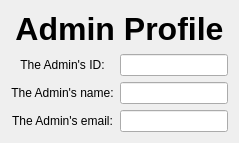
      <widget class="QWidget" name="AdminProfile">
       <layout class="QGridLayout" name="gridLayout_9">
        <item row="3" column="1">
         <widget class="QLineEdit" name="lineEdit_Email_2">
          <property name="styleSheet">
           <string notr="true">font: 15pt &quot;Rockwell&quot;</string>
          </property>
          <property name="alignment">
           <set>Qt::AlignCenter</set>
          </property>
          <property name="readOnly">
           <bool>true</bool>
          </property>
         </widget>
        </item>
        <item row="1" column="1">
         <widget class="QLineEdit" name="lineEdit_IDNumber_2">
          <property name="styleSheet">
           <string notr="true">font: 15pt &quot;Rockwell&quot;</string>
          </property>
          <property name="alignment">
           <set>Qt::AlignCenter</set>
          </property>
          <property name="readOnly">
           <bool>true</bool>
          </property>
         </widget>
        </item>
        <item row="3" column="0">
         <widget class="QLabel" name="label_30">
          <property name="styleSheet">
           <string notr="true">font:12pt &quot;Rockwell&quot;</string>
          </property>
          <property name="text">
           <string>The Admin's email:</string>
          </property>
          <property name="alignment">
           <set>Qt::AlignCenter</set>
          </property>
         </widget>
        </item>
        <item row="2" column="1">
         <widget class="QLineEdit" name="lineEdit_Name_2">
          <property name="styleSheet">
           <string notr="true">font: 15pt &quot;Rockwell&quot;</string>
          </property>
          <property name="alignment">
           <set>Qt::AlignCenter</set>
          </property>
          <property name="readOnly">
           <bool>true</bool>
          </property>
         </widget>
        </item>
        <item row="2" column="0">
         <widget class="QLabel" name="label_29">
          <property name="styleSheet">
           <string notr="true">font:12pt &quot;Rockwell&quot;</string>
          </property>
          <property name="text">
           <string>The Admin's name:</string>
          </property>
          <property name="alignment">
           <set>Qt::AlignCenter</set>
          </property>
         </widget>
        </item>
        <item row="1" column="0">
         <widget class="QLabel" name="label_27">
          <property name="styleSheet">
           <string notr="true">font:12pt &quot;Rockwell&quot;</string>
          </property>
          <property name="text">
           <string>The Admin's ID:</string>
          </property>
          <property name="alignment">
           <set>Qt::AlignCenter</set>
          </property>
         </widget>
        </item>
        <item row="0" column="0" colspan="2">
         <widget class="QLabel" name="label_28">
          <property name="maximumSize">
           <size>
            <width>16777215</width>
            <height>200</height>
           </size>
          </property>
          <property name="styleSheet">
           <string notr="true">font:36pt &quot;Rockwell&quot;</string>
          </property>
          <property name="text">
           <string>&lt;html&gt;&lt;head/&gt;&lt;body&gt;&lt;p align=&quot;center&quot;&gt;&lt;span style=&quot; font-size:24pt; font-weight:600;&quot;&gt;Admin Profile&lt;/span&gt;&lt;/p&gt;&lt;/body&gt;&lt;/html&gt;</string>
          </property>
          <property name="alignment">
           <set>Qt::AlignCenter</set>
          </property>
         </widget>
        </item>
       </layout>
      </widget>
